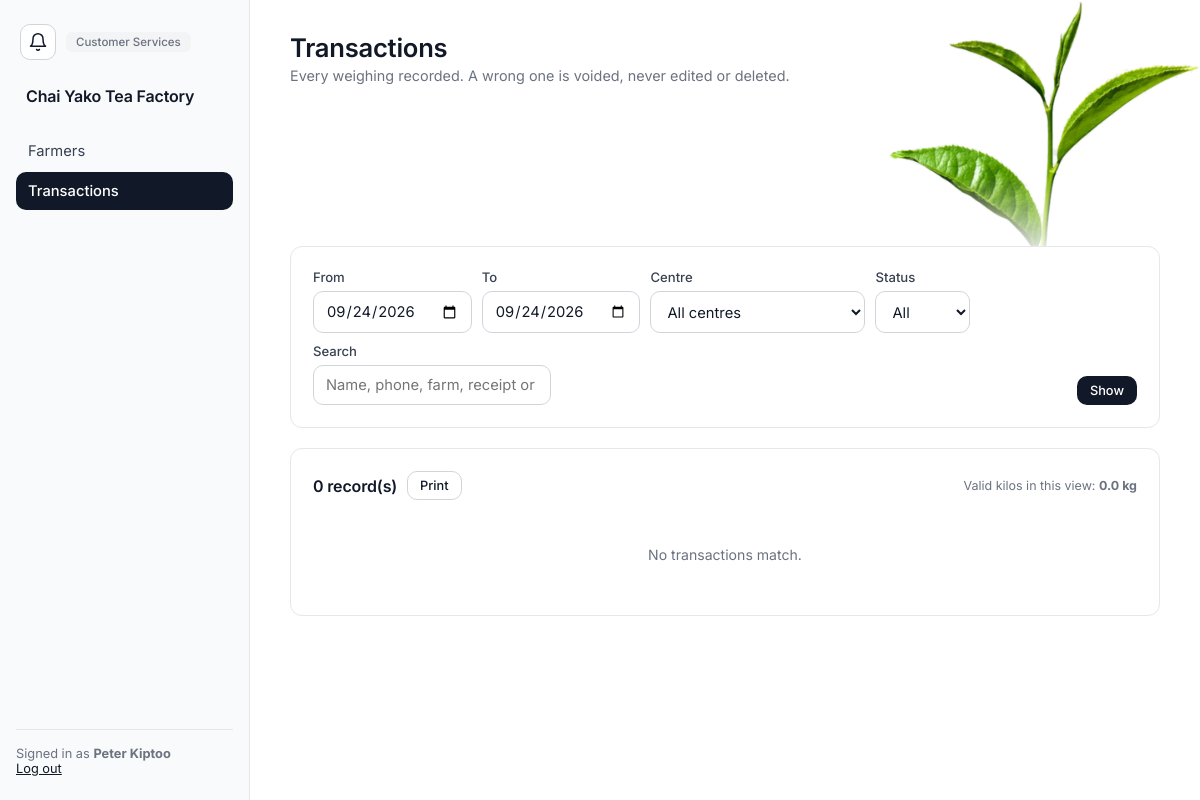
Page /management/transactions (signed in) on the committed database.
### app/models.py (models this page shows)
class Department(db.Model):
    __tablename__ = "departments"
    id = db.Column(db.Integer, primary_key=True)
    name = db.Column(db.String(100), unique=True, nullable=False)
    description = db.Column(db.String(255))
    status = db.Column(db.String(20), nullable=False, default="ACTIVE")
    created_at = db.Column(db.DateTime, nullable=False, default=utcnow)
    updated_at = db.Column(db.DateTime, nullable=False, default=utcnow, onupdate=utcnow)
    employees = db.relationship("Employee", back_populates="department")

class Employee(db.Model):
    __tablename__ = "employees"
    id = db.Column(db.Integer, primary_key=True)
    employee_number = db.Column(db.String(30), unique=True, nullable=False)
    first_name = db.Column(db.String(80), nullable=False)
    last_name = db.Column(db.String(80), nullable=False)
    phone = db.Column(db.String(30))
    email = db.Column(db.String(120))
    department_id = db.Column(db.Integer, db.ForeignKey("departments.id"), nullable=False, index=True)
    status = db.Column(db.String(20), nullable=False, default="ACTIVE")
    created_at = db.Column(db.DateTime, nullable=False, default=utcnow)
    updated_at = db.Column(db.DateTime, nullable=False, default=utcnow, onupdate=utcnow)
    department = db.relationship("Department", back_populates="employees")
    roles = db.relationship("Role", secondary=employee_roles, back_populates="employees")
    user = db.relationship("User", back_populates="employee", uselist=False)
    @property
    def full_name(self):
        return f"{self.first_name} {self.last_name}"

### app/management.py (the view)
@management_bp.route("/transactions")
@permission_required("VIEW_TRANSACTION")
def transactions():
    query, start, end, centre_id, status, q = _transactions_query(request.args)
    valid_total = float(query.filter(TeaTransaction.status == "VALID")
                        .with_entities(db.func.coalesce(db.func.sum(TeaTransaction.weight_kg), 0.0)).scalar() or 0)
    rows = query.order_by(TeaTransaction.transaction_time.desc()).limit(200).all()
    centres_list = BuyingCentre.query.order_by(BuyingCentre.name).all()
    return render_template("management/transactions.html", rows=rows, valid_total=valid_total, centres=centres_list,
                           start=start, end=end, centre_id=centre_id, status=status, q=q, capped=len(rows) == 200)

### app/management.py (called while the page is built)
def _parse_day(text, fallback):
    try:
        return datetime.strptime(text or "", "%Y-%m-%d").date()
    except ValueError:
        return fallback

### app/models.py (called while the page is built)
    @property
    def is_active(self):
        return self.status == "ACTIVE" and self.employee.status == "ACTIVE"

    @property
    def full_name(self):
        return self.employee.full_name

    @property
    def department(self):
        return self.employee.department

### app/navigation.py (called while the page is built)
def home_endpoint(user):
    for permission, endpoint in _HOME:
        if has_permission(user, permission):
            return endpoint
    return "notices.board"          # an account with no working role still gets somewhere

def nav_items(user):
    allowed = [(endpoint, label) for endpoint, label, rule in _NAV
               if rule(lambda name: has_permission(user, name))]
    home = home_endpoint(user)
    allowed.sort(key=lambda item: item[0] != home)      # stable: only the home item moves up
    return allowed

def home_url(user):
    return url_for(home_endpoint(user))

### app/permissions.py (called while the page is built)
def role_permission_names(user):
    cache = g.setdefault("_role_permissions", {})
    if user.id not in cache:
        cache[user.id] = {
            permission.name
            for role in user.employee.roles if role.status == "ACTIVE"
            for permission in role.permissions
        }
    return cache[user.id]

def active_delegations(user):
    cache = g.setdefault("_active_delegations", {})
    if user.id not in cache:
        now = utcnow()
        rows = Delegation.query.filter_by(delegate_employee_id=user.employee_id, status="ACTIVE").all()
        cache[user.id] = [
            d for d in rows
            if delegation_is_active(d.status, d.start_at, d.expires_at, d.withdrawn_at, now)
        ]
    return cache[user.id]

def permission_source(user, name):
    if user is None or not getattr(user, "is_authenticated", False):
        return None
    if name in role_permission_names(user):
        return ("role", None)
    for delegation in active_delegations(user):
        if delegation.permission.name == name:
            return ("delegation", delegation.id)
    return None

def has_permission(user, name):
    return permission_source(user, name) is not None

### app/rules.py (called while the page is built)
def split_terms(query):
    return [t for t in (query or "").split() if t]

### app/timeutil.py (called while the page is built)
def utcnow():
    return datetime.now(timezone.utc).replace(tzinfo=None)

def today_utc():
    return utcnow().date()

### app/templates/management/transactions.html (shortened to what this page needs)
{% extends "layout/base.html" %}
{% block content %}
<div class="topbar">
  <div class="greeting"><h1>Transactions</h1><p>Every weighing recorded. A wrong one is voided, never edited or deleted.</p></div>
</div>
<div class="card mb">
  <form method="GET" class="chart-toolbar" style="margin:0;">
    <div><label>From</label><input type="date" name="from" value="{{ start.isoformat() }}"></div>
    <div><label>To</label><input type="date" name="to" value="{{ end.isoformat() }}"></div>
    <div><label>Centre</label>
      <select name="centre_id"><option value="">All centres</option>
      </select></div>
    <div><label>Status</label>
      <select name="status">
        <option value="">All</option>
      </select></div>
    <div style="flex:1; min-width:200px;"><label>Search</label><input type="text" name="q" value="{{ q }}" placeholder="Name, phone, farm, receipt or transaction number"></div>
    <div style="align-self:flex-end;"><button class="btn btn-primary btn-sm" type="submit">Show</button></div>
  </form>
</div>
<div class="card">
  <div class="card-header">
    <div class="row" style="align-items:center; gap:10px;">
      <h3>{{ rows|length }} record(s){% if capped %} (showing the latest 200){% endif %}</h3>
      <a class="btn btn-outline btn-sm" target="_blank"
         href="{{ url_for('management.transactions_print', **request.args) }}">Print</a>
    </div>
    <span class="hint">Valid kilos in this view: <strong>{{ valid_total|kg }}</strong></span>
  </div>
  {% if rows %}
  <div class="table-scroll">
  <table>
    <thead><tr><th>When</th><th>Transaction</th><th>Centre</th><th>Farm</th><th>Farmer</th><th class="num">Kilos</th><th>Clerk</th><th></th></tr></thead>
    <tbody>
      {% for t in rows %}
      <tr>
        <td>{{ t.transaction_time|eat }}</td>
        <td>{{ t.transaction_number }}{% if t.receipt %}<div class="muted" style="font-size:0.72rem;">{{ t.receipt.receipt_number }}</div>{% endif %}</td>
        <td>{{ t.buying_centre.name }}</td>
        <td>{{ t.farm.farm_number }}</td>
        <td>{{ t.farmer.full_name }}</td>
        <td class="num">{{ "%.1f"|format(t.weight_kg) }}{% if t.source == 'MANUAL' %} <span class="tag tag-dept">manual</span>{% endif %}</td>
        <td>{{ t.clerk.full_name }}</td>
        <td>
          {% if t.status == 'VOIDED' %}
            <span class="tag tag-void">voided</span>
            <div class="muted" style="font-size:0.72rem;">{{ t.void_reason }}</div>
          {% elif can('CORRECT_TRANSACTION') %}
            <details class="disclosure" style="display:inline-block; margin-left:6px;">
              <summary style="color:var(--danger);">Void</summary>
              <form method="POST" action="{{ url_for('management.void', transaction_id=t.id) }}" class="stack" style="min-width:220px;">
                <input type="hidden" name="back" value="{{ request.full_path }}">
                <input type="text" name="reason" required minlength="5" maxlength="300" placeholder="Why is this being voided?">
                <button class="btn btn-sm btn-danger" type="submit">Void this transaction</button>
              </form>
            </details>
          {% endif %}
        </td>
      </tr>
      {% endfor %}
    </tbody>
  </table>
  </div>
  {% else %}
  <p class="empty-state">No transactions match.</p>
  {% endif %}
</div>
{% endblock %}

### app/templates/layout/base.html (shortened to what this page needs)
<!DOCTYPE html>
<html lang="en">
<head>
<link rel="stylesheet" href="{{ url_for('static', filename='css/style.css') }}">
</head>
<body>
<div class="app-shell">
  <img class="leaf-corner" src="{{ url_for('static', filename='img/tea-leaf.png') }}" alt="" aria-hidden="true">
  <aside class="sidebar factory" id="sidebar">
    <div class="sidebar-top">
      <a href="{{ url_for('notices.board') }}" class="bell {% if request.endpoint and request.endpoint.startswith('notices.') %}active{% endif %}" aria-label="Notices" title="Notices"><svg viewBox="0 0 24 24" fill="none" stroke="currentColor" stroke-width="1.8" stroke-linecap="round" stroke-linejoin="round" aria-hidden="true"><path d="M18 8A6 6 0 0 0 6 8c0 7-3 9-3 9h18s-3-2-3-9"/><path d="M13.7 21a2 2 0 0 1-3.4 0"/></svg></a>
      <span class="role-badge">{{ current_user.department.name }}</span>
    </div>
    <div class="brand">{{ factory_name }}</div>
    <nav class="sidebar-links">
      {% for endpoint, label in nav_items %}
        <a href="{{ url_for(endpoint) }}" class="nav-link {% if request.endpoint and request.endpoint.startswith(endpoint) %}active{% endif %}">{{ label }}</a>
      {% endfor %}
    </nav>
    <div class="sidebar-footer">
      Signed in as <strong>{{ current_user.full_name }}</strong><br>
      <a href="{{ url_for('auth.logout') }}">Log out</a>
    </div>
  </aside>
  <main class="main-area">
    {% block content %}{% endblock %}
  </main>
</div>
</body>
</html>

### app/static/css/style.css (style rules this page uses)
:root { --ink: #111827; --ink-2: #374151; --muted: #6b7280; --line: #e5e7eb; --line-strong: #d1d5db; --soft: #f9fafb; --hover: #f3f4f6; --danger: #b91c1c; --radius: 10px; --card-radius: 12px; --focus-ring: 0 0 0 3px rgba(17, 24, 39, 0.08); --leaf-w: clamp(260px, 26vw, 400px); }
* { box-sizing: border-box; }
body { margin: 0; font-family: Inter, system-ui, -apple-system, "Segoe UI", Roboto, sans-serif; background: #fff; color: var(--ink); min-height: 100vh; -webkit-font-smoothing: antialiased; }
a { text-decoration: none; color: inherit; }
h1, h2, h3, h4 { margin: 0; font-weight: 600; letter-spacing: -0.01em; }
p { margin: 0; }
.app-shell { display: grid; grid-template-columns: 250px 1fr; min-height: 100vh; position: relative; }
.leaf-corner { position: absolute; top: 0; right: 0; z-index: 0; width: var(--leaf-w); height: auto; pointer-events: none; user-select: none; -webkit-mask-image: linear-gradient(to bottom, #000 50%, transparent 74%); mask-image: linear-gradient(to bottom, #000 50%, transparent 74%); }
.sidebar { background: var(--soft); border-right: 1px solid var(--line); color: var(--ink-2); padding: 24px 16px; display: flex; flex-direction: column; gap: 6px; position: sticky; top: 0; height: 100vh; overflow-y: auto; }
.sidebar-links { display: flex; flex-direction: column; gap: 2px; overflow-y: auto; flex: 1; min-height: 0; }
.brand { padding: 4px 10px 20px; font-size: 1rem; font-weight: 600; color: var(--ink); letter-spacing: -0.01em; }
.nav-link { display: block; padding: 10px 12px; border-radius: var(--radius); color: var(--ink-2); font-size: 0.92rem; transition: background .15s, color .15s; }
.nav-link.active { background: var(--ink); color: #fff; font-weight: 500; }
.sidebar-top { display: flex; align-items: center; gap: 10px; padding: 0 0 16px 4px; }
.role-badge { display: inline-block; font-size: 0.72rem; font-weight: 500; color: var(--muted); padding: 3px 10px; border-radius: 6px; background: var(--hover); }
.bell { display: inline-flex; align-items: center; justify-content: center; flex: none; width: 36px; height: 36px; border-radius: var(--radius); border: 1px solid var(--line-strong); background: #fff; color: var(--ink); transition: background .15s, color .15s; }
.bell svg { width: 20px; height: 20px; }
.sidebar-footer { margin-top: auto; padding-top: 16px; border-top: 1px solid var(--line); font-size: 0.8rem; color: var(--muted); }
.sidebar-footer a { color: var(--ink); text-decoration: underline; }
.main-area { padding: 32px 40px 64px; max-width: 1400px; position: relative; z-index: 1; }
.topbar { display: flex; justify-content: space-between; align-items: flex-start; flex-wrap: wrap; gap: 16px; margin-bottom: 28px; min-height: calc(var(--leaf-w) * 0.7 - 32px); padding-right: calc(var(--leaf-w) - 40px); }
.topbar .greeting h1 { font-size: 1.6rem; color: var(--ink); }
.topbar .greeting p { color: var(--muted); margin-top: 4px; font-size: 0.9rem; }
.card { background: #fff; border: 1px solid var(--line); border-radius: var(--card-radius); padding: 22px; }
.card-header { display: flex; justify-content: space-between; align-items: center; margin-bottom: 16px; }
.card-header h3 { font-size: 1rem; color: var(--ink); }
.card-header .hint { font-size: 0.78rem; color: var(--muted); }
label { font-size: 0.82rem; color: var(--ink-2); display: block; margin-bottom: 6px; font-weight: 500; }
input, select, textarea { width: 100%; padding: 10px 12px; border: 1px solid var(--line-strong); border-radius: var(--radius); font-family: inherit; font-size: 0.92rem; color: var(--ink); background: #fff; outline: none; transition: border-color .15s, box-shadow .15s; }
.btn { display: inline-flex; align-items: center; justify-content: center; gap: 8px; padding: 10px 16px; border-radius: var(--radius); border: 1px solid transparent; font-family: inherit; font-weight: 500; font-size: 0.88rem; cursor: pointer; transition: background .15s, border-color .15s; }
.btn-primary { background: var(--ink); color: #fff; }
.btn-outline { background: #fff; border-color: var(--line-strong); color: var(--ink); }
.btn-sm { padding: 6px 12px; font-size: 0.8rem; }
.empty-state { text-align: center; padding: 30px 10px; color: var(--muted); font-size: 0.88rem; }
.row { display: flex; gap: 8px; flex-wrap: wrap; align-items: center; }
.mb { margin-bottom: 20px; }
.chart-toolbar { display: flex; gap: 10px; flex-wrap: wrap; align-items: center; margin-bottom: 14px; }
.chart-toolbar select, .chart-toolbar input { width: auto; }

### rows in the picture
Department: department.name "Customer Services"
Employee: full_name "Peter Kiptoo"

### other values in the picture
{{ factory_name }} "Chai Yako Tea Factory"
{{ label }} "Farmers" "Transactions"
{{ rows|length }} "0"
{{ valid_total|kg }} "0.0 kg"
